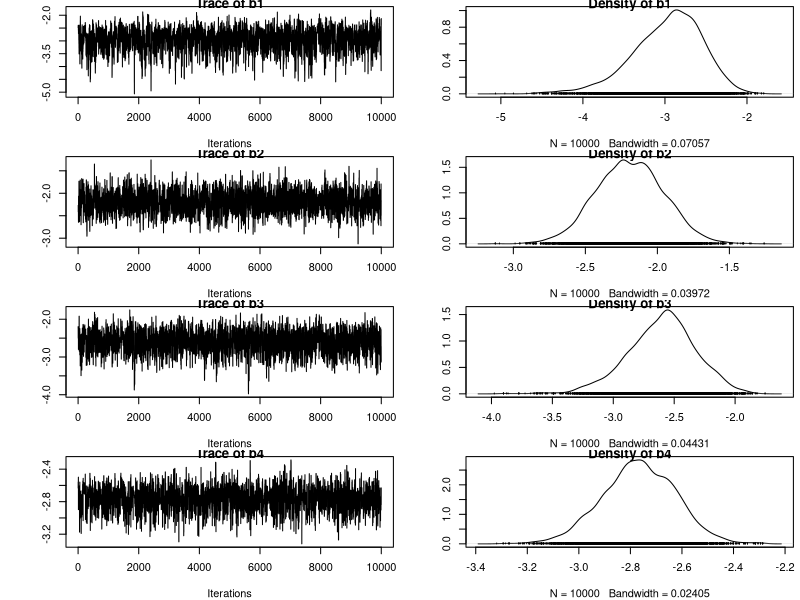
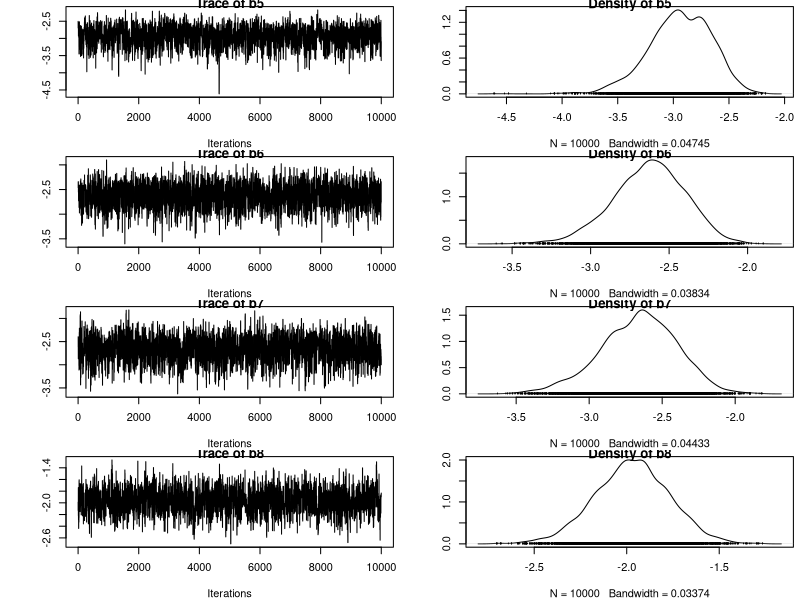
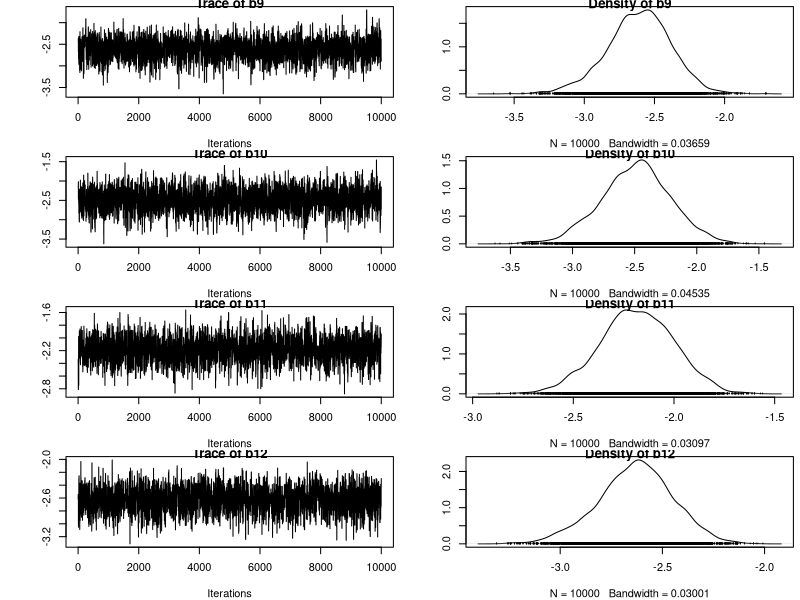
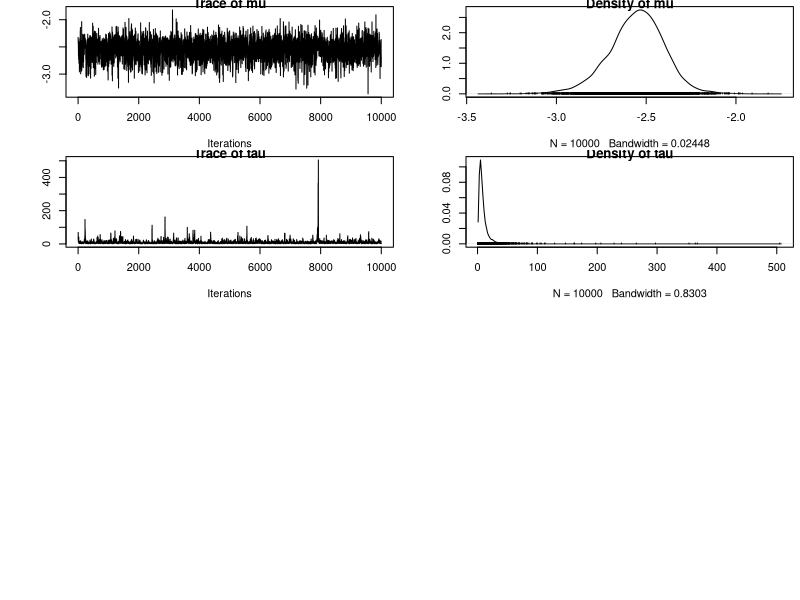
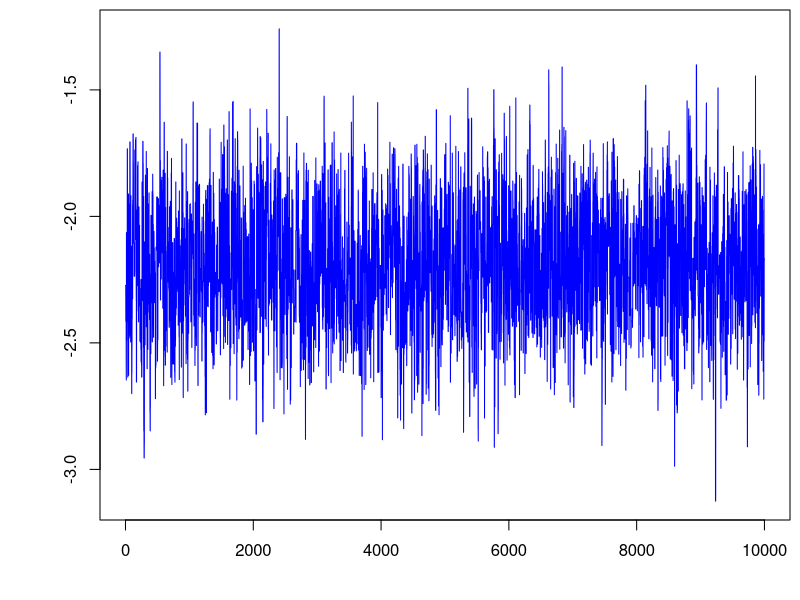
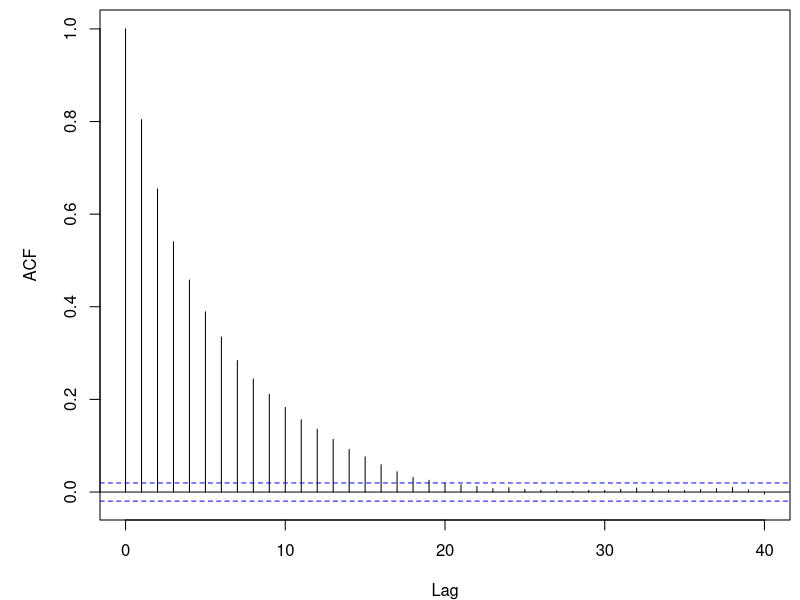
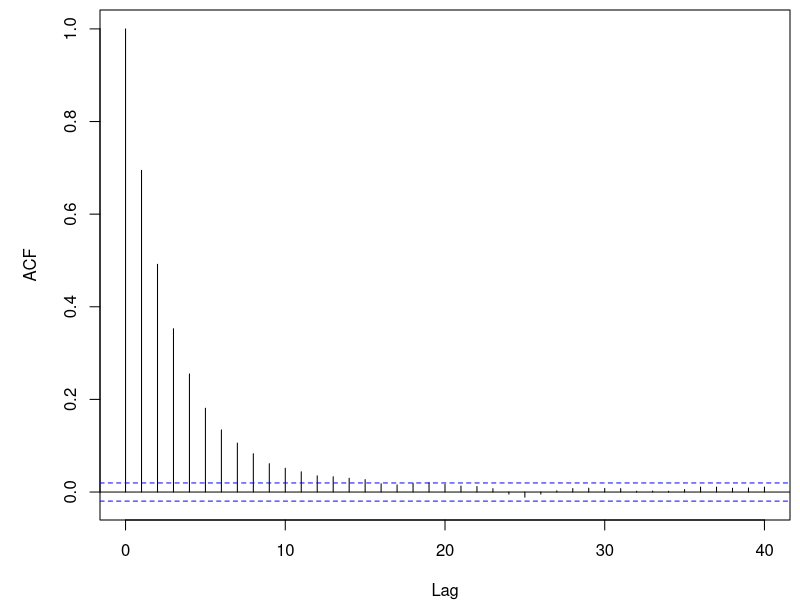
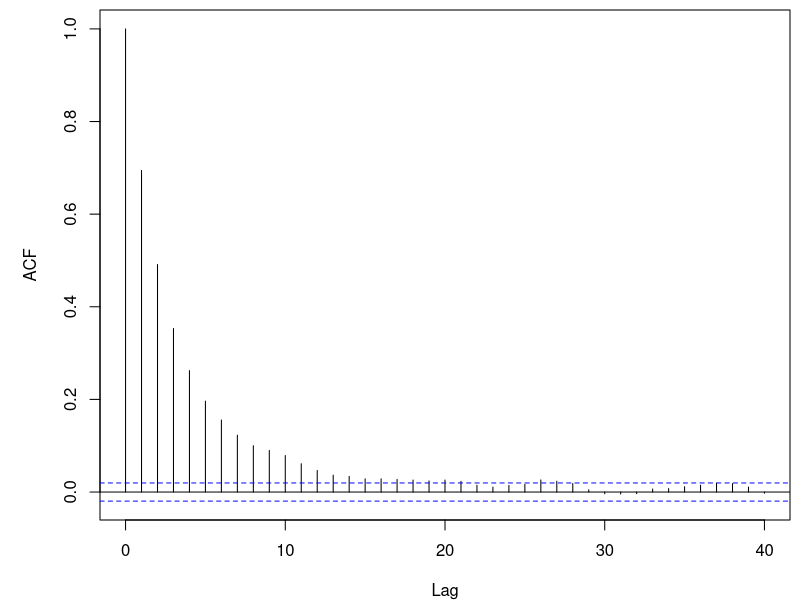

These charts were generated, in order, by the following R code:
## ---- chunk 1
library(coda) #pour fonction mcmc
## ---- chunk 2
#nombres d'opération
n_ops = c(47, 148, 119, 810, 211, 196, 148, 215, 207, 97, 256, 360)
#nombre de morts par hopital
n_death = c(0, 18, 8, 46, 8, 13, 9, 31, 14, 8, 29, 24)
#nombre d'hopitaux
N_hospitals = 12 
## ---- chunk 3
logf_bi = function(bi, ni, ri, tau, mu) {
  sum1 = -ni*log(1+exp(bi))
  sum2 = -(tau/2)*(bi - (mu+ri/tau))^2
  return(sum1+sum2)
}
## ---- chunk 4
rank_proba = function(b, mu, tau){
  
  #proba de défaillance
  prob_failure = pnorm(b, mu, sqrt(1/tau))
  
  #rang de défaillance
  ranks = rank(prob_failure)
  
  return(ranks)
}
## ---- chunk 5
#alpha et beta : param de la loi gamma de tau
#sigma_mu : param de la loi normale de mu
#prop_sd : ecart-type pour la perturbation dans la proposition
gibbs2 = function(nchain, n_ops, n_death, N_hospitals, alpha, beta, sigma_mu, prop_sd){

  #b1,...,b12 ; mu ; tau 
  chain = matrix(NA, nchain + 1, N_hospitals+2) 
  colnames(chain) = c(paste0("b",1:12), "mu", "tau")
  
  #rang de défaillance
  failure_rank = matrix(0, nchain + 1, N_hospitals)

  #initialisation
  chain[1,] = c(rep(0.1,12), 0, 1)
  
  for (i in 1:nchain){
    b = chain[i,1:12]
    mu = chain[i,"mu"]
    tau = chain[i,"tau"]
    
    #mise à jour de tau
    alpha_cond = alpha + N_hospitals/2
    beta_cond = beta + sum((b-mu)^2)/2
    tau = rgamma(1, shape=alpha_cond, rate=beta_cond)
    
    #mise à jour de mu
    mean_cond = (sigma_mu*sum(b))/(1/tau + sigma_mu*N_hospitals)
    var_cond = (sigma_mu*(1/tau))/(1/tau + sigma_mu*N_hospitals)
    mu = rnorm(1, mean=mean_cond, sd=sqrt(var_cond))
    
    #mise à jour des bi : Metropolis-Hastings 
    for (j in 1:N_hospitals){
      
      #proposition
      prop = rnorm(1, mean=chain[i,j], sd=prop_sd[j]) 
      
      #calcul de la probabilité d'acceptation (noyau symétrique)
      top = logf_bi(prop, n_ops[j], n_death[j], tau, mu)
      bottom = logf_bi(chain[i,j], n_ops[j], n_death[j], tau, mu)
      acc_prob = exp(top - bottom)
      
      if (runif(1) < acc_prob) {
            b[j] = prop
      }
    }
    
    #calcul des rangs de défaillance
    ranks = rank_proba(b, mu, tau)
    
    #mettre à jour la chaine
    chain[i+1,] = c(b, mu, tau)
    
    failure_rank[i+1,] = ranks
  }
  return(list(chain = chain, failure_rank = failure_rank))
}
## ---- chunk 6
nchain= 11000 
alpha = 0.001
beta = 0.001
sigma_mu = 10^12
prop_sd = rep(0.5,12)

res_gibbs = gibbs2(nchain, n_ops, n_death, N_hospitals, alpha, beta, sigma_mu, prop_sd)

chain = res_gibbs$chain
## ---- chunk 7
#burn in period
chain = chain[1001:11000,]

par(mar = c(4, 5, 0.5, 0.5))
plot(mcmc(chain))
## ---- chunk 8
plot(chain[,"b2"], type='l', xlab="", ylab="", col="blue")
## ---- chunk 9
for (i in 1:12) {
  acf(chain[,paste0("b",i)], main=paste0("b[",i,"]"))
}

## ---- chunk 10
b = chain[,1:12]
p = exp(b)/(1+exp(b))

mu = chain[,"mu"]
pop.mean = exp(mu)/(1+exp(mu))

tau = chain[,"tau"]
sigma = 1/sqrt(tau)

params = cbind(mu, p, pop.mean, sigma)

res = data.frame(
  mean = round(apply(params, 2, mean), 4),
  sd = round(apply(params, 2, sd), 4)
)
rownames(res) = c("mu", paste("p[", 1:12,"]", sep=""), "pop.mean", "sigma")
print(res, max=NULL)
## ---- chunk 11
failure = res_gibbs$failure_rank

#burn in period
failure = failure[1001:11000,]
## ---- chunk 12
for (i in 1:12) {
  hist(failure[,i],  breaks = seq(0.5, 12.5, by = 1), freq=FALSE,
       main = paste0("p[", i, "]"), xlab = "rang", ylab="",
       col="red", border="white")
}
